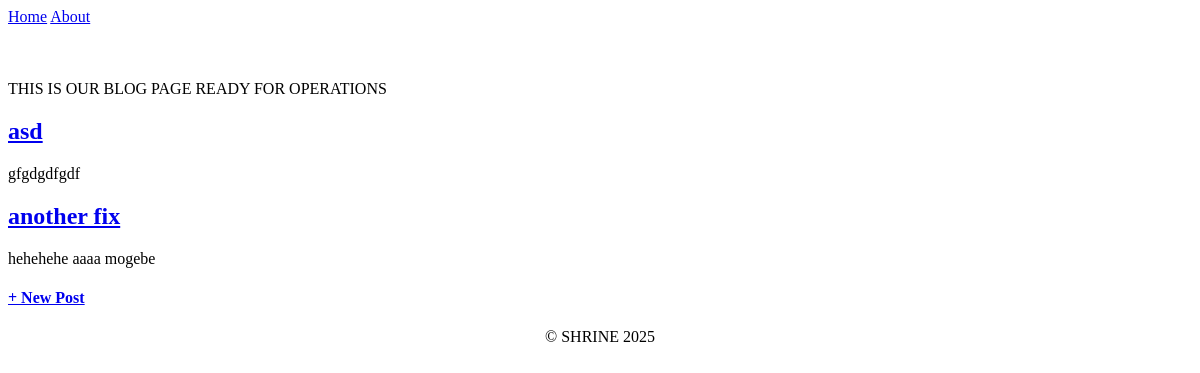
/, run on an earlier commit of the app's database.
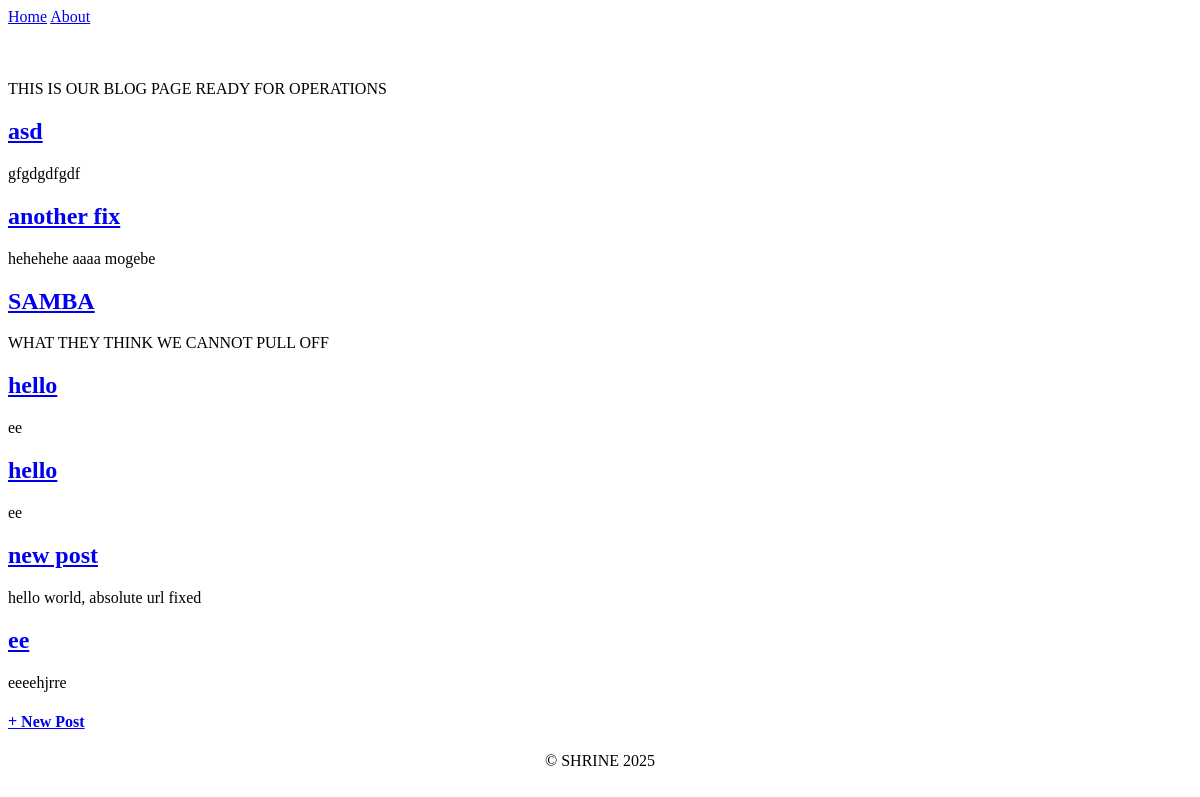
And on a later commit of the database.
### blog_content/models.py (models this page shows, shortened)
class Post(models.Model):
    title = models.CharField(max_length=200)
    author = models.ForeignKey('auth.User' , on_delete=models.CASCADE)
    body = models.TextField()

### blog_content/views.py (the view)
# urls.py: path('', Homepage.as_view(), name='homepage'),
class Homepage(ListView):
    model = Post
    template_name = 'homepage.html'

### templates/homepage.html
{% extends 'base.html' %}
{% block content  %}
<h>THIS IS OUR BLOG PAGE READY FOR OPERATIONS</h>
{% for post in object_list %}
<div class="post-entry">
<h2><a href="{% url 'content' post.pk %}">{{ post.title }}</a></h2>
<p>{{ post.body }}</p>
</div>
{% endfor %}
<h4><a href="{% url 'post_new'%}">+ New Post</a></h4>
{% endblock content %}

What changed in the data, as far as the page shows it:
added Post: title "SAMBA", body "WHAT THEY THINK WE CANNOT PULL OFF"
added Post: title "hello", body "ee"
added Post: title "hello", body "ee"
added Post: title "new post", body "hello world, absolute url fixed"
added Post: title "ee", body "eeeehjrre"
